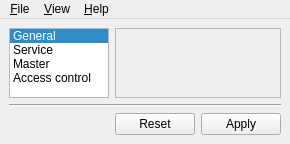
<?xml version="1.0" encoding="UTF-8"?>
<ui version="4.0">
 <class>MainWindow</class>
 <widget class="QMainWindow" name="MainWindow">
  <property name="windowTitle">
   <string>Sahid Configurator</string>
  </property>
  <property name="windowIcon">
   <iconset resource="../resources/configurator.qrc">
    <normaloff>:/configurator/veyon-configurator.png</normaloff>:/configurator/veyon-configurator.png</iconset>
  </property>
  <widget class="QWidget" name="centralwidget">
   <layout class="QGridLayout" name="gridLayout" columnstretch="0,1">
    <item row="0" column="0">
     <widget class="QListWidget" name="pageSelector">
      <property name="verticalScrollBarPolicy">
       <enum>Qt::ScrollBarAsNeeded</enum>
      </property>
      <property name="horizontalScrollBarPolicy">
       <enum>Qt::ScrollBarAlwaysOff</enum>
      </property>
      <property name="sizeAdjustPolicy">
       <enum>QAbstractScrollArea::AdjustToContents</enum>
      </property>
      <property name="iconSize">
       <size>
        <width>48</width>
        <height>48</height>
       </size>
      </property>
      <property name="textElideMode">
       <enum>Qt::ElideNone</enum>
      </property>
      <property name="spacing">
       <number>4</number>
      </property>
      <property name="viewMode">
       <enum>QListView::ListMode</enum>
      </property>
      <property name="uniformItemSizes">
       <bool>true</bool>
      </property>
      <property name="currentRow">
       <number>0</number>
      </property>
      <item>
       <property name="text">
        <string>General</string>
       </property>
       <property name="icon">
        <iconset resource="../resources/configurator.qrc">
         <normaloff>:/configurator/configure-shortcuts.png</normaloff>:/configurator/configure-shortcuts.png</iconset>
       </property>
       <property name="flags">
        <set>ItemIsSelectable|ItemIsUserCheckable|ItemIsEnabled</set>
       </property>
      </item>
      <item>
       <property name="text">
        <string>Service</string>
       </property>
       <property name="icon">
        <iconset resource="../resources/configurator.qrc">
         <normaloff>:/configurator/application-x-sharedlib.png</normaloff>:/configurator/application-x-sharedlib.png</iconset>
       </property>
       <property name="flags">
        <set>ItemIsSelectable|ItemIsUserCheckable|ItemIsEnabled</set>
       </property>
      </item>
      <item>
       <property name="text">
        <string>Master</string>
       </property>
       <property name="icon">
        <iconset resource="../resources/configurator.qrc">
         <normaloff>:/configurator/application-x-ms-dos-executable.png</normaloff>:/configurator/application-x-ms-dos-executable.png</iconset>
       </property>
       <property name="flags">
        <set>ItemIsSelectable|ItemIsUserCheckable|ItemIsEnabled</set>
       </property>
      </item>
      <item>
       <property name="text">
        <string>Access control</string>
       </property>
       <property name="icon">
        <iconset resource="../resources/configurator.qrc">
         <normaloff>:/configurator/network-vpn.png</normaloff>:/configurator/network-vpn.png</iconset>
       </property>
       <property name="flags">
        <set>ItemIsSelectable|ItemIsUserCheckable|ItemIsEnabled</set>
       </property>
      </item>
     </widget>
    </item>
    <item row="0" column="1">
     <widget class="QScrollArea" name="scrollArea">
      <property name="horizontalScrollBarPolicy">
       <enum>Qt::ScrollBarAlwaysOff</enum>
      </property>
      <property name="widgetResizable">
       <bool>true</bool>
      </property>
      <widget class="QWidget" name="scrollAreaWidgetContents">
       <layout class="QVBoxLayout" name="verticalLayout">
        <property name="leftMargin">
         <number>0</number>
        </property>
        <property name="topMargin">
         <number>10</number>
        </property>
        <property name="rightMargin">
         <number>0</number>
        </property>
        <property name="bottomMargin">
         <number>10</number>
        </property>
        <item>
         <widget class="QStackedWidget" name="configPages">
          <property name="currentIndex">
           <number>0</number>
          </property>
          <widget class="GeneralConfigurationPage" name="generalConfigurationPage"/>
          <widget class="ServiceConfigurationPage" name="serviceConfigurationPage"/>
          <widget class="MasterConfigurationPage" name="masterConfigurationPage"/>
          <widget class="AccessControlPage" name="accessControlPage"/>
         </widget>
        </item>
       </layout>
      </widget>
     </widget>
    </item>
    <item row="1" column="0" colspan="2">
     <widget class="Line" name="line">
      <property name="orientation">
       <enum>Qt::Horizontal</enum>
      </property>
     </widget>
    </item>
    <item row="2" column="1">
     <widget class="QDialogButtonBox" name="buttonBox">
      <property name="standardButtons">
       <set>QDialogButtonBox::Apply|QDialogButtonBox::Reset</set>
      </property>
      <property name="centerButtons">
       <bool>true</bool>
      </property>
     </widget>
    </item>
   </layout>
  </widget>
  <widget class="QMenuBar" name="menubar">
   <widget class="QMenu" name="menu_File">
    <property name="title">
     <string>&amp;File</string>
    </property>
    <addaction name="actionLoadSettings"/>
    <addaction name="actionSaveSettings"/>
    <addaction name="separator"/>
    <addaction name="actionResetConfiguration"/>
    <addaction name="separator"/>
    <addaction name="actionQuit"/>
   </widget>
   <widget class="QMenu" name="menu_Help">
    <property name="title">
     <string>&amp;Help</string>
    </property>
    <addaction name="actionAboutSahid"/>
    <addaction name="actionAboutQt"/>
   </widget>
   <widget class="QMenu" name="menu_View">
    <property name="title">
     <string>&amp;View</string>
    </property>
    <addaction name="viewModeStandard"/>
    <addaction name="viewModeAdvanced"/>
   </widget>
   <addaction name="menu_File"/>
   <addaction name="menu_View"/>
   <addaction name="menu_Help"/>
  </widget>
  <action name="actionQuit">
   <property name="text">
    <string>&amp;Quit</string>
   </property>
   <property name="shortcut">
    <string>Ctrl+Q</string>
   </property>
  </action>
  <action name="actionSaveSettings">
   <property name="icon">
    <iconset resource="../../core/resources/core.qrc">
     <normaloff>:/core/document-save.png</normaloff>:/core/document-save.png</iconset>
   </property>
   <property name="text">
    <string>&amp;Save settings to file</string>
   </property>
   <property name="toolTip">
    <string>Save settings to file</string>
   </property>
   <property name="shortcut">
    <string>Ctrl+S</string>
   </property>
  </action>
  <action name="actionLoadSettings">
   <property name="icon">
    <iconset resource="../../core/resources/core.qrc">
     <normaloff>:/core/document-open.png</normaloff>:/core/document-open.png</iconset>
   </property>
   <property name="text">
    <string>L&amp;oad settings from file</string>
   </property>
   <property name="shortcut">
    <string>Ctrl+O</string>
   </property>
  </action>
  <action name="actionAboutSahid">
   <property name="icon">
    <iconset resource="../../core/resources/core.qrc">
     <normaloff>:/core/help-about.png</normaloff>:/core/help-about.png</iconset>
   </property>
   <property name="text">
    <string>About Sahid Surveillance System</string>
   </property>
  </action>
  <action name="actionAboutQt">
   <property name="text">
    <string>About Qt</string>
   </property>
  </action>
  <action name="actionResetConfiguration">
   <property name="icon">
    <iconset resource="../../core/resources/core.qrc">
     <normaloff>:/core/edit-delete.png</normaloff>:/core/edit-delete.png</iconset>
   </property>
   <property name="text">
    <string>Reset configuration</string>
   </property>
  </action>
  <action name="viewModeStandard">
   <property name="checkable">
    <bool>true</bool>
   </property>
   <property name="text">
    <string>&amp;Standard</string>
   </property>
  </action>
  <action name="viewModeAdvanced">
   <property name="checkable">
    <bool>true</bool>
   </property>
   <property name="text">
    <string>&amp;Advanced</string>
   </property>
  </action>
 </widget>
 <customwidgets>
  <customwidget>
   <class>AccessControlPage</class>
   <extends>QWidget</extends>
   <header>AccessControlPage.h</header>
   <container>1</container>
  </customwidget>
  <customwidget>
   <class>GeneralConfigurationPage</class>
   <extends>QWidget</extends>
   <header>GeneralConfigurationPage.h</header>
   <container>1</container>
  </customwidget>
  <customwidget>
   <class>MasterConfigurationPage</class>
   <extends>QWidget</extends>
   <header>MasterConfigurationPage.h</header>
   <container>1</container>
  </customwidget>
  <customwidget>
   <class>ServiceConfigurationPage</class>
   <extends>QWidget</extends>
   <header>ServiceConfigurationPage.h</header>
   <container>1</container>
  </customwidget>
 </customwidgets>
 <resources>
  <include location="../../core/resources/core.qrc"/>
  <include location="../resources/configurator.qrc"/>
 </resources>
 <connections>
  <connection>
   <sender>pageSelector</sender>
   <signal>currentRowChanged(int)</signal>
   <receiver>configPages</receiver>
   <slot>setCurrentIndex(int)</slot>
   <hints>
    <hint type="sourcelabel">
     <x>108</x>
     <y>301</y>
    </hint>
    <hint type="destinationlabel">
     <x>502</x>
     <y>301</y>
    </hint>
   </hints>
  </connection>
  <connection>
   <sender>actionAboutSahid</sender>
   <signal>triggered()</signal>
   <receiver>MainWindow</receiver>
   <slot>aboutSahid()</slot>
   <hints>
    <hint type="sourcelabel">
     <x>-1</x>
     <y>-1</y>
    </hint>
    <hint type="destinationlabel">
     <x>357</x>
     <y>282</y>
    </hint>
   </hints>
  </connection>
  <connection>
   <sender>actionQuit</sender>
   <signal>triggered()</signal>
   <receiver>MainWindow</receiver>
   <slot>close()</slot>
   <hints>
    <hint type="sourcelabel">
     <x>-1</x>
     <y>-1</y>
    </hint>
    <hint type="destinationlabel">
     <x>357</x>
     <y>282</y>
    </hint>
   </hints>
  </connection>
  <connection>
   <sender>actionResetConfiguration</sender>
   <signal>triggered()</signal>
   <receiver>MainWindow</receiver>
   <slot>resetConfiguration()</slot>
   <hints>
    <hint type="sourcelabel">
     <x>-1</x>
     <y>-1</y>
    </hint>
    <hint type="destinationlabel">
     <x>680</x>
     <y>426</y>
    </hint>
   </hints>
  </connection>
 </connections>
 <slots>
  <slot>aboutSahid()</slot>
  <slot>resetConfiguration()</slot>
 </slots>
</ui>
